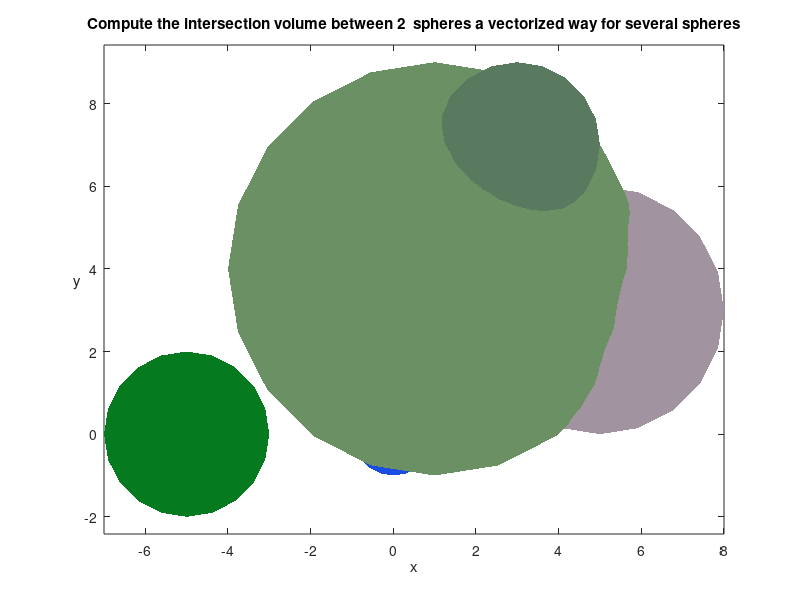

Write MATLAB code to recreate this figure. (Note: this script raises an error after producing the figure.)
function M = volume_intersect_sphere_analytical(varargin)
% Compute the overlap volume between 2 spheres defined in an array.
% Computation is vectorized, and intersection volume are computed an
% analytical way.
%   
% Input: spheres data presented in an array G of four columns.
%        G contains parameters of the n spheres
%           . G(1:n,1) - x-coordinate of the center of spheres,
%           . G(1:n,2) - y-coordinate of the center of spheres,
%           . G(1:n,3) - z-coordinate of the center of spheres,
%           . G(1:n,4) - radii of the spheres 
%        Each row of the array contains the information for one sphere.
% 
%        Input can also be provided in three different vectors. These
%        vectors can be row or column vectors. The 1st one corresponds to
%        x-coordinate of the center of spheres, the 2nd one to the
%        y-coordinate, the 3rd one to the z-coordinate and the 4th one to 
%        the radii of the spheres.
% 
% 
% Output: Square matrix M(n,n) containing intersection volumes between
% spheres
%         M(i,j) contains the intersection volume between spheres i & j
%         By definition, M(i,i) corresponds to the volume of sphere i.
%
%
%%%%%%%%%%%%%%%%%%%%%%%%%%%%%%%%%%%%%%%%%%%%%%%%%%%%%%%%%%%%%%%%%%%%%%%%%%%
% For 2 spheres i & j, three cases are possible depending on the distance
% d(i,j) of the centers of the spheres i and j.
%   Case 1: spheres i & j do not overlap, there is no overlap volume
%           M(i,j)=0;
%             Condition: d(i,j)>= ri+rj
%             M(i,j) = 0;
%   Case 2: spheres i & j fully overlap, the overlap volume has to be 
%           computed.
%             Condition: d(i,j)<= abs(ri-rj)
%             M(i,j) = 4/3*pi*min(ri,rj).^3
%   Case 3: spheres i & j partially overlap, the overlap volume has to be 
%           computed decomposing the overlap volume.
% 
%%%%%%%%%%%%%%%%%%%%%%%%%%%%%%%%%%%%%%%%%%%%%%%%%%%%%%%%%%%%%%%%%%%%%%%%%%%
%
% Guillaume JACQUENOT
% guillaume.jacquenot@gmail.com
% 2008_01_31
%
%%%%%%%%%%%%%%%%%%%%%%%%%%%%%%%%%%%%%%%%%%%%%%%%%%%%%%%%%%%%%%%%%%%%%%%%%%%

if nargin==0
    % Performs an example
    % Creation of 5 spheres
    x = [0,1,5,3,-5];    
    y = [0,4,3,7,0];
    z = [0,4,3,7,0];
    r = [1,5,3,2,2];   
elseif nargin==1
    temp = varargin{1};
    x = temp(:,1);
    y = temp(:,2);
	y = temp(:,3);
    r = temp(:,4);    
elseif nargin==4
    x = varargin{1};
    y = varargin{2};
	z = varargin{3};
    r = varargin{4};    
else
    error('The number of arguments must 0, 1 or 4')
end

% Inputs are reshaped
size_x = numel(x);
size_y = numel(y);
size_z = numel(z);
size_r = numel(r);

x = reshape(x,size_x,1);
y = reshape(y,size_y,1);
z = reshape(z,size_z,1);
r = reshape(r,size_r,1);

% Checking if the three input vectors have the same length
if (size_x~=size_y)||(size_x~=size_z)||(size_x~=size_r)
    error('Input of function must be the same length')
end

% Checking if there is any negative or null radius
if any(r<=0)
    disp(['spheres with null or negative radius'...
          ' won''t be taken into account in the computation.'])
    temp = (r>0);
    x = x(temp);
    y = y(temp);
	z = z(temp);
    r = r(temp);
end

% Checking the size of the input argument
if size_x==1
    M = 4/3*pi*r.^3;
    return
end

% Computation of distance between all spheres, which will allow to
% determine which cases to use.
X = meshgrid(x);
Y = meshgrid(y);
Z = meshgrid(z);
D = sqrt((X-X').^2+(Y-Y').^2+(Z-Z').^2);


% Since the resulting matrix M is symmetric M(i,j)=M(j,i), computations are
% performed only on the upper part of the matrix
D = triu(D,1);

[R1,R2] = meshgrid(r);
sumR    = triu(R1+R2,1);
difR    = triu(abs(R1-R2),1);

% Creating the resulting vector
M = zeros(size_x*size_x,1);

%%%%%%%%%%%%%%%%%%%%%%%%%%%%%%%%%%%%%%%%%%%%%%%%%%%%%%%%%%%%%%%%%%%%%%%%%%%
%%% C2: Case 2: spheres i & j fully overlap
% One of the spheres is inside the other one.
C2    = triu(D<=difR);
M(C2) = 4/3*pi*min(R1(C2),R2(C2)).^3;

%%%%%%%%%%%%%%%%%%%%%%%%%%%%%%%%%%%%%%%%%%%%%%%%%%%%%%%%%%%%%%%%%%%%%%%%%%%
%%% Case 3: spheres i & j partially overlap
% Partial intersection between spheres i & j
C3 = (D>difR)&(D<sumR);
% Computation of the coordinates of one of the intersection points of the
% spheres i & j
Xi(C3,1) = (R1(C3).^2-R2(C3).^2+D(C3).^2)./(2*D(C3));

H1(C3,1) = R1(C3)-Xi(C3,1);
H2(C3,1) = R2(C3)+Xi(C3,1)-D(C3);

% Computation of the partial intersection volume between spheres i & j
M(C3,1) = pi/3*(H1(C3,1).^2.*(3*R1(C3)-H1(C3,1))+...
                H2(C3,1).^2.*(3*R2(C3)-H2(C3,1)));
      
%%%%%%%%%%%%%%%%%%%%%%%%%%%%%%%%%%%%%%%%%%%%%%%%%%%%%%%%%%%%%%%%%%%%%%%%%%%
      
% Compute the volume of each sphere.
% Assign the results to the diagonal of M      
M(1:size_x+1:size_x*size_x) = 4/3*pi.*r.^3; 

% Conversion of vector M to matrix M      
M = reshape(M,size_x,size_x);

% Creating the lower part of the matrix
M = M + tril(M',-1);

% Display results if no argument is provided
if nargin==0
    f = figure;
    hAxs = axes('Parent',f);
    hold on, box on, axis equal
    xlabel('x')
    ylabel('y','Rotation',0)
    zlabel('z','Rotation',0)
    title(['Compute the intersection volume between 2 '...
           ' spheres a vectorized way for several spheres'])
    colour = rand(size_x,3); 
    [X,Y,Z]=sphere(20);
    for t = 1: size_x
        surf(x(t)+r(t)*X,y(t)+r(t)*Y,z(t)+r(t)*Z,...
            'FaceColor',colour(t,:),'EdgeColor','none','parent',hAxs)

%         surf(x(t)+r(t)*X,y(t)+r(t)*Y,z(t)+r(t)*Z,...
%             'FaceColor','none','parent',hAxs)
        for u = t+1:size_x
            if M(t,u)~=0
              plot3([x(t),x(u)],[y(t),y(u)],[z(t),z(u)],'k-','parent',hAxs)
              text((x(t)+x(u))/2,(y(t)+y(u))/2,(z(t)+z(u))/2,...
                    num2str(M(t,u)),...
                    'HorizontalAlignment','center',...
                    'BackgroundColor',[1 1 1],'parent',hAxs)
            end
        end
    end
    axis tight 
    view([  0.8765    0.7660   -0.0000   -0.8213
           -0.6140    0.3778    0.8090   -0.2864
           -0.8451    0.5200   -0.5878   10.2792
                 0         0         0    1.0000])
end

